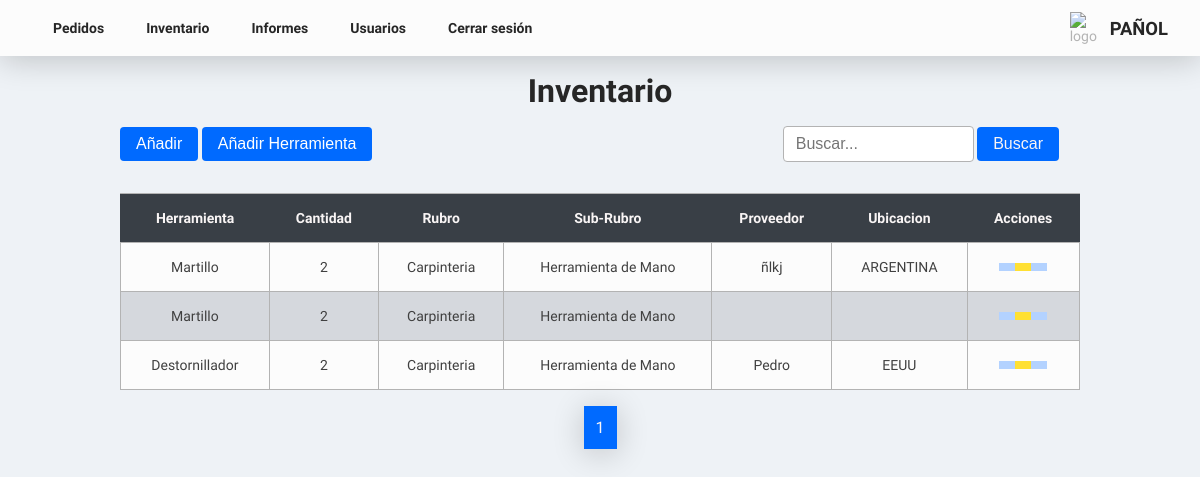
/pages/inventory.php (signed in), run on the app's committed database.
### tables this page shows
CREATE TABLE `inventario` (
  `herramienta` varchar(255) DEFAULT NULL,
  `cantidad` int(11) DEFAULT NULL,
  `rubro` varchar(255) DEFAULT NULL,
  `sub_rubro` varchar(255) DEFAULT NULL,
  `proveedor` varchar(255) DEFAULT NULL,
  `ubicacion` varchar(255) DEFAULT NULL,
  `id_detalle` int(11) DEFAULT NULL,
  `id` int(11) NOT NULL
);

### php/search/search_inventory.php (called while the page is built)
<?php
if (isset($_GET['enviar'])) {
    $busqueda = $_GET['search'];
    if (!empty($busqueda)) {
      $busqueda = '%' . $conexion->real_escape_string($busqueda) . '%';
      $sql = "SELECT * FROM Inventario
      WHERE herramienta LIKE '" . $busqueda . "'";
    } else {
      $sql = "SELECT * FROM Inventario";
    }
  } else {
    $sql = "SELECT * FROM inventario";
  }
?>

### pages/inventory.php (the view, shortened to what this page needs)
<?php
include('../php/connect_bd.php');
include('../php/search/search_inventory.php');
?>
<!DOCTYPE html>
<html lang="es">
<head>
  <link rel="stylesheet" href="../assets/css/style.css">
  <link href="https://cdn.jsdelivr.net/npm/remixicon@3.4.0/fonts/remixicon.css" rel="stylesheet" />
</head>
<body>
<header class="hero">
    <nav class="nav">
      <ul class="nav__list">
    <li class="nav__item">
        <a href="orders.php" class="nav__link">Pedidos</a>
    </li>
    <li class="nav__item">
        <a href="inventory.php" class="nav__link">Inventario</a>
    </li>
    <?php
    $allowedRoles = ['admin', 'panol'];
    if (in_array($_SESSION['rol'], $allowedRoles)) {
        echo '<li class="nav__item">
                <a href="reports.php" class="nav__link">Informes</a>
              </li>';
    }
    $allowedRoles = ['admin'];
    if (in_array($_SESSION['rol'], $allowedRoles)){
      echo '<li class="nav__item">
          <a href="users.php" class="nav__link">Usuarios</a>
       </li>';
    }
    ?>
    <li class="nav__item">
        <a href="../php/logout.php" class="nav__link">Cerrar sesión</a>
    </li>
</ul>
    </nav>
    <div class="hero__logo hero__logo-0">
      <img class="hero__logo-img" src="https://avatars.githubusercontent.com/u/6693385?s=200&v=4" alt="logo" />
      <h2 class="title__hero">Pañol</h2>
    </div>
  </header>
  <section class="section__pedidos">
    <div class="title__section">
      <h1 class="section__title">Inventario</h1>
    </div>
    <div class="action__div">
      <div class="add__div">
        <?php
        $allowedRoles = ['admin', 'panol'];
        if (in_array($_SESSION['rol'], $allowedRoles)) {
          echo '<a href="form_newTool.php" class="btn__blue--text">
                    <button class="btn__blue">
                      <i class="ri-add-circle-fill"></i>
                      Añadir
                    </button>
                  </a>';
        } else {
        }
        ?>
        <?php
$allowedRoles = ['admin'];
if (in_array($_SESSION['rol'], $allowedRoles)) {
  echo '<a href="form_uploadTool.php" class="btn__blue--text">
            <button class="btn__blue">
              <i class="ri-add-circle-fill"></i>
              Añadir Herramienta
            </button>
          </a>';
} else {
}
?>
</div>
      <form method="GET" action="inventory.php">
        <div class="search__container">
          <input name="search" type="search" class="search__input" placeholder="Buscar..." />
          <button class="btn__blue" type="submit" name="enviar">
            <p class="btn__blue--text">Buscar</p>
          </button>
        </div>
      </form>
    </div>
  </section>
  <section class="section__table">
    <div class="table__responsive">
    <table class="table">
  <thead class="table__header">
    <tr class="tr">
      <th class="table__header-item">Herramienta</th>
      <th class="table__header-item">Cantidad</th>
      <th class="table__header-item">Rubro</th>
      <th class="table__header-item">Sub-Rubro</th>
      <th class="table__header-item">Proveedor</th>
      <th class="table__header-item">Ubicacion</th>
      <th class="table__header-item">Acciones</th>
    </tr>
  </thead>
  <tbody>
    <?php
    $orders = mysqli_query($conexion, $sql);
    while ($row = mysqli_fetch_assoc($orders)) {
    ?>
      <tr class="tr">
        <td class="table__cell table_cell-0"><?php echo $row['herramienta']; ?></td>
        <td class="table__cell"><?php echo $row['cantidad']; ?></td>
        <td class="table__cell"><?php echo $row['rubro']; ?></td>
        <td class="table__cell"><?php echo $row['sub_rubro']; ?></td>
        <td class="table__cell"><?php echo $row['proveedor']; ?></td>
        <td class="table__cell"><?php echo $row['ubicacion']; ?></td>
        <td class="table__cell">
        <div class="btn-group">
 <?php
$allowedRoles = ['admin', 'panol'];
if(in_array($_SESSION['rol'], $allowedRoles)){
echo '<a href="tools_id_inventory.php?id=' . $row['id'] . '" class="btn__table btn__table-blue"><i class="ri-eye-fill"></i></a>';
echo '<a href="edit_id_inventory.php?id=' . $row['id'] . '" class="btn__table btn__table-yellow delete-button" ><i class="ri-pencil-fill"></i></a>';
echo '<a href="addTool.php?id=' . $row['id'] . '" class="btn__table btn__table-blue"><i class="ri-add-line"></i></a>';
}
?>
</div>
              </td>
      </tr>
    <?php
    }
    ?>
  </tbody>
</table>
    </div>
  <div class="pagination">
    <span id="pageNumbers"></span>
  </div>
  </section>
</body>
</html>

### assets/css/style.css (style rules this page uses)
:root { --main-background: hsl(215, 31%, 95%); --card-background: hsl(0, 0%, 99%); --title-color: hsl(0, 0%, 15%); --sub-title-color: hsl(0, 0%, 25%); --grey-text: hsl(215, 10%, 25%); --text-color: hsl(0, 0%, 70%); --text-white: hsl(0, 25%, 97%); --grey: hsl(215, 10%, 62%); --grey-hover: hsl(215, 10%, 50%); --grey-ultra-light: hsl(215, 10%, 85%); --btn-blue:hsl(215, 100%, 50%); --btn-blue-hover:hsl(215, 100%, 35%); --heebo: "heebo"; --font-regular: 400; --font-medium: 500; --font-semi-bold: 600; --font-bold: 700; --fs-2: 2rem; --fs-1-5: 1.5rem; --fs-1-15: 1.15rem; --fs-1: 1rem; --fs-0-8: 0.8rem; --border-radius-cards: 0.75rem; --shadow-color: rgba(0, 0, 0, 0.2); --box-shadow: 0px 4px 32px var(--shadow-color); --mb-0-25: 0.25rem; --mb-0-5: 0.5rem; --mb-0-75: 0.75rem; --mb-1: 1rem; --mb-1-25: 1.25rem; --mb-1-5: 1.5rem; --mb-2: 2rem; --mb-2-5: 2.5rem; --transition: color 0.4s, background-color 0.4s ease-in-out; --border-radius-btn: 4px; }
* { box-sizing: border-box; padding: 0; margin: 0; }
html { scroll-behavior: smooth; }
body { color: var(--text-color); background: var(--main-background); font-size: 14px; font-family: var(--heebo); }
a { text-decoration: none; cursor: pointer; }
.btn__blue { padding: var(--mb-0-5) var(--mb-1); font-size: var(--fs-1); border: none; background-color: var(--btn-blue); border-radius: var(--border-radius-btn); cursor: pointer; margin-bottom: 1rem; color: white; }
.btn__blue--text { color: var(--text-white); }
.hero { width: 100%; height: 7vh; background-color: var(--card-background); padding: 0 var(--mb-2); display: flex; align-items: center; justify-content: space-between; margin: 0 auto; box-shadow: var(--box-shadow); }
.hero__logo { display: flex; }
.hero__logo-0 { align-items: center; display: flex; justify-content: center; }
.hero__logo-img { display: inline; width: 35px; margin-right: 5px; }
.title__hero { font-size: var(--fs-1-15); font-weight: var(--font-bold); text-transform: uppercase; color: var(--title-color); }
.nav__list { display: flex; list-style: none; }
.nav__link { color: var(--title-color); margin: 5px; font-weight: var(--font-semi-bold); padding: var(--mb-0-25) var(--mb-1); border-radius: var(--border-radius-cards); transition: var(--transition); }
.table__responsive { display: flex; margin: var(--mb-1) 0; align-items: center; justify-content: center; }
.table { width: 100%; background-color: var(--card-background); text-align: center; border-collapse: collapse; max-width: 80%; border: 1px solid var(--text-color); }
.table__header { background-color: var(--grey-text); border: solid 1px var(--grey-text); }
.table__header-item { padding: var(--mb-1); color: var(--text-white); }
.table__cell { padding: var(--mb-1); border-left: 1px solid var(--text-color); color: var(--sub-title-color); }
.tr:nth-child(even) { background-color: var(--grey-ultra-light); border-top: 1px solid var(--text-color); }
.tr:nth-child(odd) { border-top: 1px solid var(--text-color); }
.btn-group { display: flex; flex-wrap: nowrap; justify-content: center; }
.btn__table { color: var(--title-color); font-weight: var(--font-bold); padding: var(--mb-0-25) var(--mb-0-5); cursor: pointer; border: none; }
.btn__table-blue { background-color: hsl(215, 100%, 85%); }
.btn__table-yellow { background-color: hsl(51, 100%, 60%); }
.pagination { display: flex; align-items: center; justify-content: center; margin: var(--mb-1) 0; }
.title__section { display: flex; align-items: center; justify-content: center; margin: var(--mb-1); }
.section__title { color: var(--title-color); font-size: var(--fs-2); font-weight: var(--font-bold); }
.action__div { display: flex; justify-content: space-between; margin: 0 10%; align-items: center; }
.add__div { width: 30%; }
.search__container { text-align: center; }
.search__input { padding: var(--mb-0-5) var(--mb-0-75); font-size: var(--fs-1); border: 1px solid var(--text-color); border-radius: var(--border-radius-btn); width: 60%; }

### data on the page
inventario: herramienta "Martillo", cantidad "2", rubro "Carpinteria", sub_rubro "Herramienta de Mano", proveedor "ñlkj", ubicacion "ARGENTINA"
inventario: herramienta "Martillo", cantidad "2", rubro "Carpinteria", sub_rubro "Herramienta de Mano"
inventario: herramienta "Destornillador", cantidad "2", rubro "Carpinteria", sub_rubro "Herramienta de Mano", proveedor "Pedro", ubicacion "EEUU"
